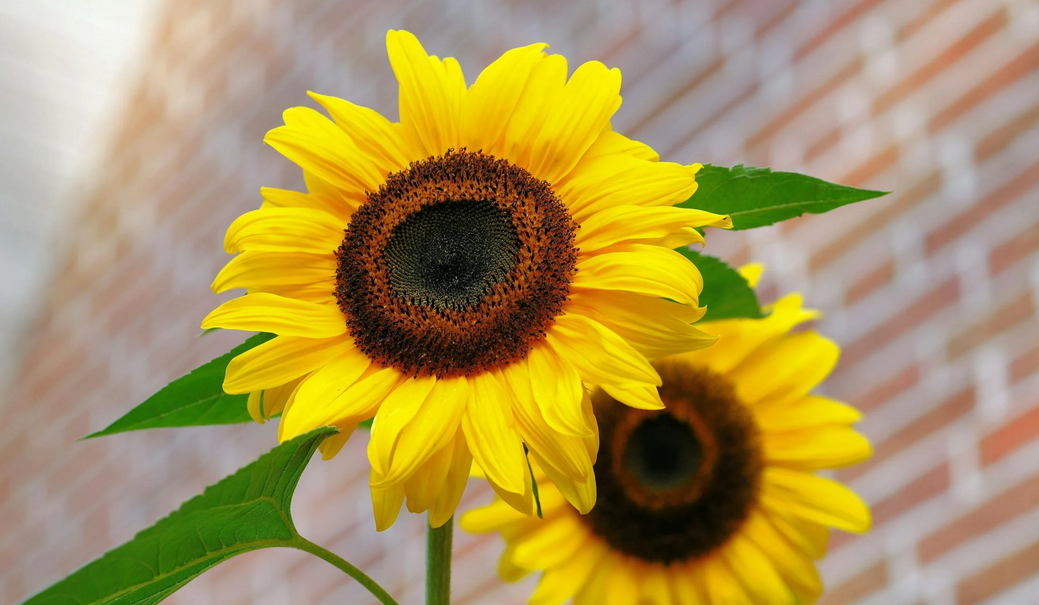
#> input picture images/sunflower.png, 1039 x 605 px, found by its file name
$ jupyter execute dct.ipynb
#> lines starting #> are read from the running program, lines starting #| are printed output that depends on the picture
[cell 1]
import numpy as np
import matplotlib.pyplot as plt
import cv2 as cv
import pywt


img = cv.imread("images/sunflower.png", cv.IMREAD_GRAYSCALE)
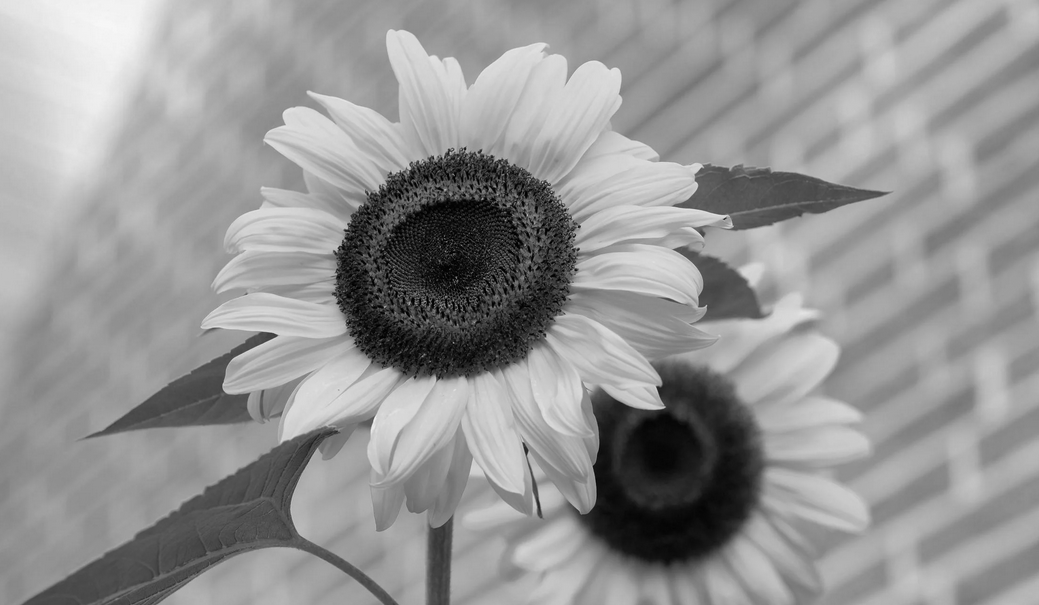
#> img: shape (605, 1039); min 0, max 247, mean 148.7

[cell 2]
dct = cv.dct(np.float32(img))
LL,(LH, HL, HH) = pywt.dwt2(img,'haar')
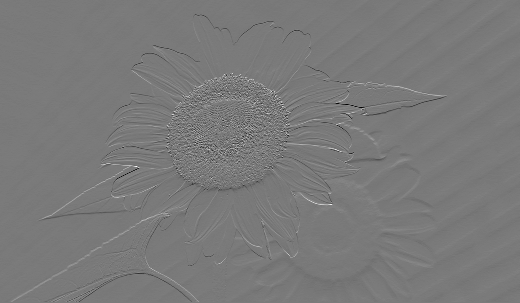
#> LH: shape (303, 520) float64; min -107, max 116.5, mean 0; drawn with min black and max white
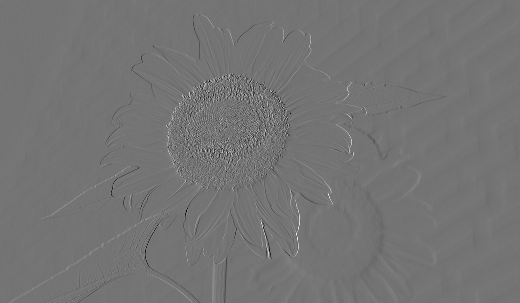
#> HL: shape (303, 520) float64; min -103.5, max 123, mean 0; drawn with min black and max white
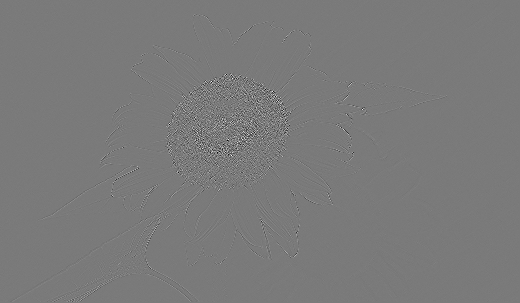
#> HH: shape (303, 520) float64; min -59, max 63.5, mean 0; drawn with min black and max white

plt.figure(figsize=(15,15))
plt.subplot(3,2,1), plt.imshow(img, cmap='gray')
plt.title("Original Image"), plt.axis('off')
plt.subplot(3,2,2), plt.imshow(np.log(np.abs(dct)+1), cmap='gray')
plt.title("DCT of Image"), plt.axis('off')
plt.subplot(3,2,3), plt.imshow(LL, cmap='gray')
plt.title("DWT - LL"), plt.axis('off')
plt.subplot(3,2,4), plt.imshow(LH, cmap='gray')
plt.title("DWT - LH"), plt.axis('off')
plt.subplot(3,2,5), plt.imshow(HL, cmap='gray')
plt.title("DWT - HL"), plt.axis('off')
plt.subplot(3,2,6), plt.imshow(HH, cmap='gray')
plt.title("DWT - HH"), plt.axis('off')

plt.tight_layout()
plt.show()
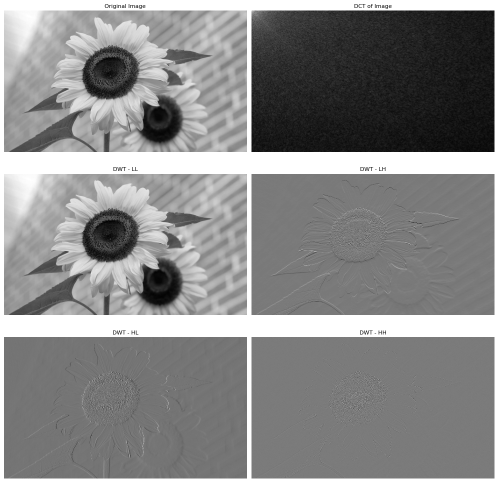
#> figure drawn by matplotlib, 6 panels

[cell 3]
plt.figure(figsize=(10,10))
plt.subplot(4,2,1), plt.hist(img.ravel(), bins=256, color='gray')
plt.title("Original Image Histogram")
plt.subplot(4,2,2), plt.hist(np.log(np.abs(dct)+1).ravel(), bins=256, color='gray')
plt.title("DCT Histogram")
plt.subplot(4,2,3), plt.hist(LL.ravel(), bins=256, color='gray')
plt.title("DWT - LL Histogram")
plt.subplot(4,2,4), plt.hist(HH.ravel(), bins=256, color='gray')
plt.title("DWT - HH Histogram")

plt.subplot(4,2,5), plt.hist(LH.ravel(), bins=256, color='gray')
plt.title("DWT - LH Histogram")
plt.subplot(4,2,6), plt.hist(HL.ravel(), bins=256, color='gray')
plt.title("DWT - HL Histogram")
plt.tight_layout()
plt.show()
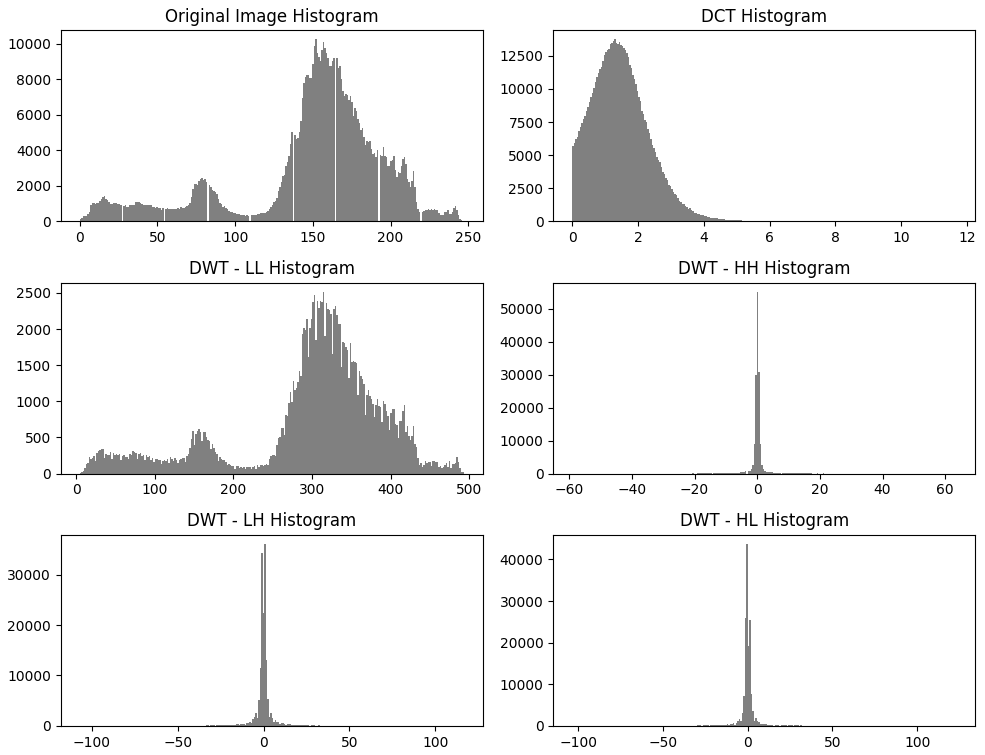
#> figure drawn by matplotlib, 6 panels; panel 1: tallest bar 10243 high, from x = 151.5 to 152.4; panel 2: tallest bar 13730 high, from x = 1.28 to 1.32; panel 3: tallest bar 2517 high, from x = 313.6 to 315.5; panel 4: tallest bar 55154 high, from x = -0.143 to 0.336
